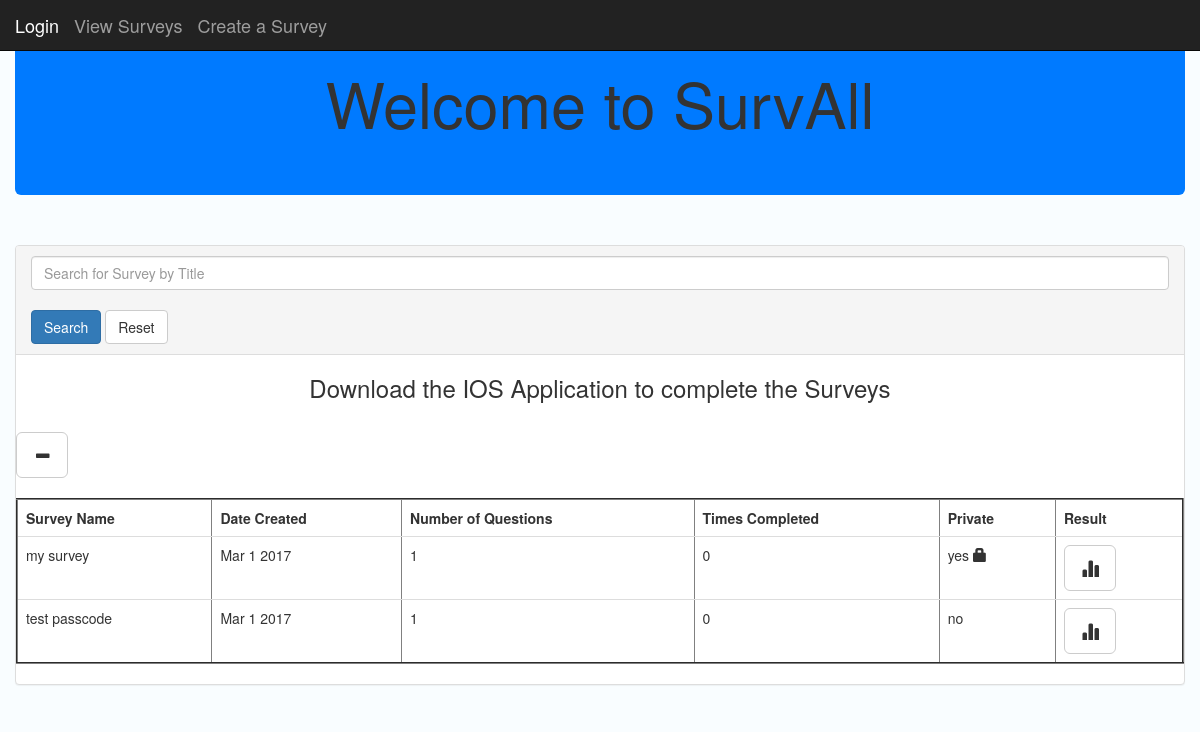
Before: / with the older database file.
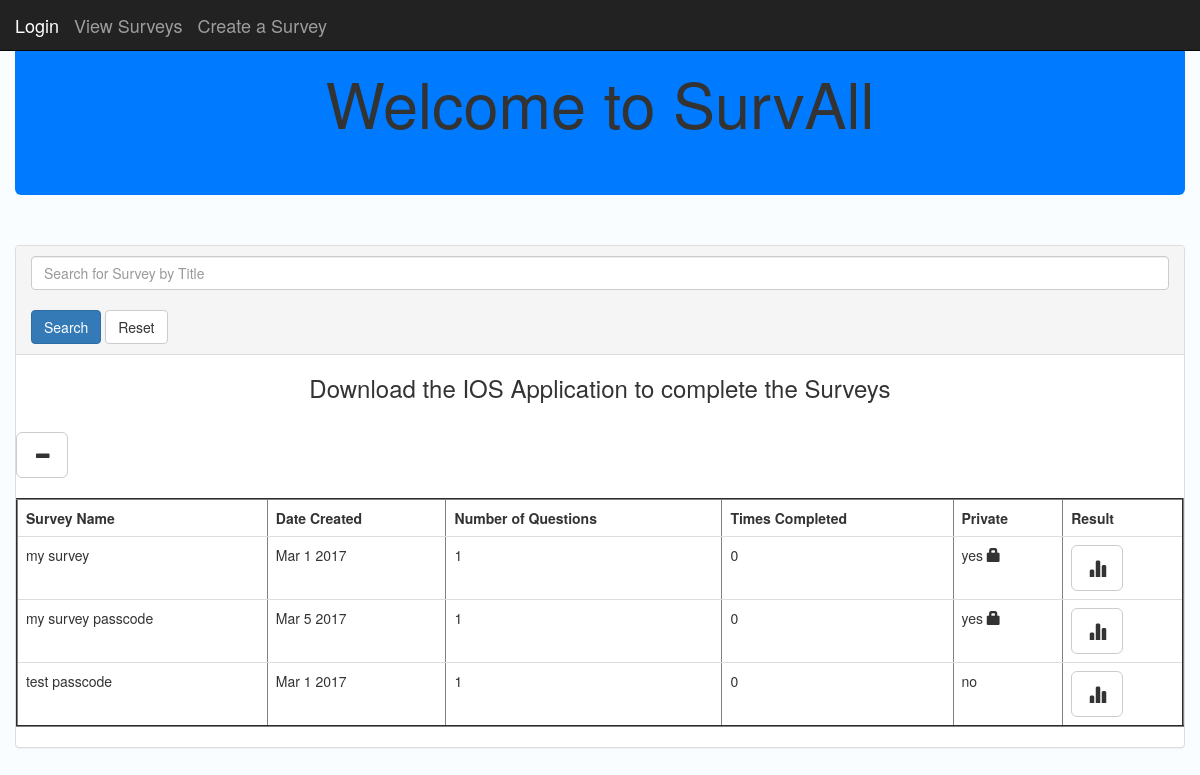
After: the same page with the newer database file.
### posts/models.py (models this page shows, shortened)
class Post(models.Model):
	title = models.CharField(max_length = 250)
	dateSurvCreated = models.DateTimeField()
	numOfQuestions = models.IntegerField( default = '1')
	numOfTimesCompleted = models.IntegerField( default = '1')
	private = models.CharField(max_length = 250, default = "no")
	passcode = models.CharField(max_length = 250, default = "code")
	def dateFormat(self):
		return self.dateSurvCreated.strftime('%b %e %Y')

### posts/views.py (the view)
# urls.py: 2. Add a URL to urlpatterns:  url(r'^$', views.home, name='home')
def home(request):
	posts = Post.objects.order_by('title')
	return render(request,'posts/home.html', {'posts':posts})

### posts/templates/posts/home.html (shortened to what this page needs)
<!DOCTYPE html>
<html lang="en">
  <head>
    {% load static %}
    <link rel="stylesheet" href="https://maxcdn.bootstrapcdn.com/bootstrap/3.3.7/css/bootstrap.min.css">
  </head>
	<nav class="navbar navbar-inverse navbar-fixed-top">
  		<div class="container-fluid">
    		<div class="navbar-header">
            <a class="navbar-brand active" href="{% url 'create_survey' %}">Login</a>
      			<a class="navbar-brand" href="{% url 'home' %}">View Surveys</a>
      			<a class="navbar-brand" href="{% url 'create_survey' %}">Create a Survey</a>
    		</div>
      		</div>
	</nav>
  <body style = "background-color: #f9fdff">
 	<div class="container-fluid">
    <div class="jumbotron" style = "background-color: rgb(0,122,255)">
      <h1 class = "text-center">Welcome to SurvAll</h1>
  </div>
    <br />
    <div class="panel panel-default">
    <div class="panel-heading">
    <form action = "{% url 'query_survey' %}" method="post">
    <input type="text" name="search_surveys" id ="search_surveys" class="form-control" placeholder="Search for Survey by Title"></input>
    <br>
      <button class="btn btn-primary btn-default btn">Search</button>
      <button class="btn btn-default btn" action="{% url 'view_survey' %}">Reset</button>
    </form>
    </div>
      <div id="demo" class="collapse in text-center">
        <h3>Download the IOS Application to complete the Surveys</h3>
      </div>
      <br>
      <button class="btn btn-default btn-lg" data-toggle="collapse" data-target="#demo"><span class="glyphicon glyphicon-minus" aria-hidden="true"></span></button>
      <br>
      <br>
      <div id = "tableResults">
			<table style = "background-color: #FFFFFF" class ="table" border='2' name ="survey_table" id = "survey_table">
			    <tr>
               		<th>Survey Name</th>
               		<th>Date Created </th>
               		<th>Number of Questions</th>
               		<th>Times Completed</th>
                  <th>Private</th>
                  <th>Result</th>
               	</tr>
				  {% for post in posts.all %}
				  <tr>
               	<td>{{ post.title }}</td>
               	<td>{{ post.dateFormat }}</td>
                <td>{{ post.numOfQuestions|floatformat:0 }}</td>
               	<td>{{ post.numOfTimesCompleted|floatformat:0 }}</td>
                <td>{{ post.private }}
                {% if post.private == "yes" %}
                  <span class ="glyphicon glyphicon-lock"></span>
                {% endif %}
                </td>
                <td>
                  {% if post.private == "yes" %}
                <a href="{% url 'post_detail' post.id %}">
                <button class="btn btn-default btn-lg" onclick="return validatePasscode('{{ post.passcode }}','{{ post.id }}' )"><span class ="glyphicon glyphicon-stats"></span></button></a>
                </td>
                {% endif %}
                {% if post.private == "no" %}
                <a href="{% url 'post_detail' post.id %}">
                <button class="btn btn-default btn-lg"><span class ="glyphicon glyphicon-stats"></span></button></a>
                </td>
                {% endif %}
          </tr>
          {% endfor %}
			</table>
      </div>
      </div>
      </div>
  </body>
</html>

Changed rows visible on the page:
added Post: title "my survey passcode", dateFormat "Mar 5 2017", numOfQuestions "1", numOfTimesCompleted "0", private "yes"
